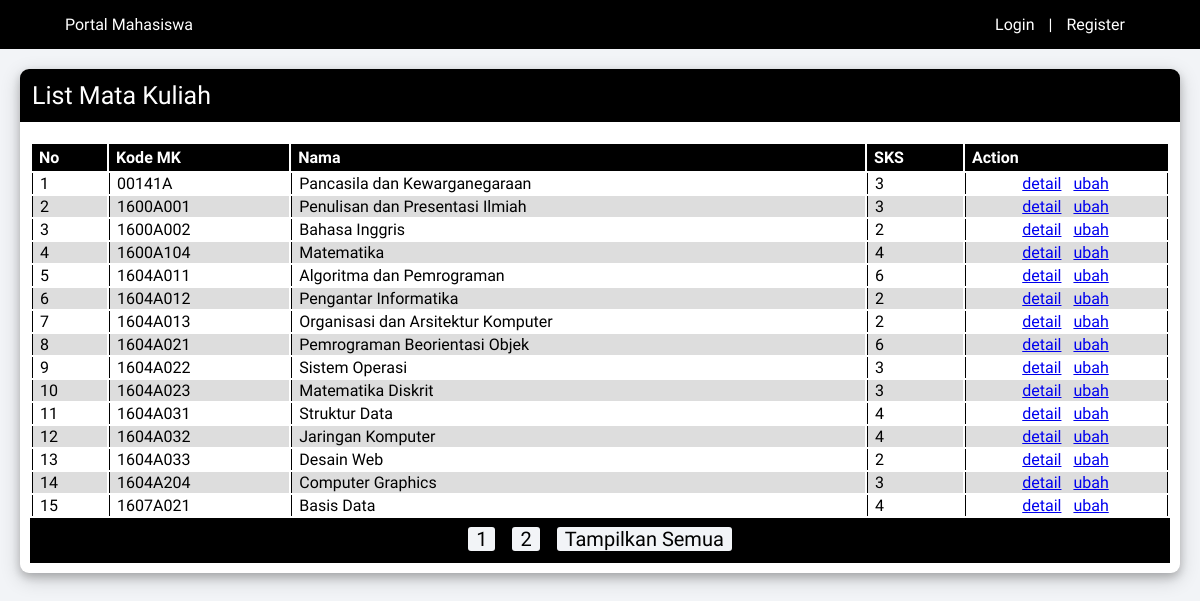
Page /index.php?page=list_mata_kuliah on the committed database.
### tables this page shows
CREATE TABLE `mata_kuliah` (
  `kode_mk` varchar(255) NOT NULL,
  `nama` varchar(255) DEFAULT NULL,
  `sks` int(11) DEFAULT NULL
);

### list_mata_kuliah.php (the view, shortened to what this page needs)
<div id="content-list">
    <div class="content-list-header">
        <p>List Mata Kuliah</p>
    </div>
    <div class="content-list-table">
        <table>
            <tr>
                <th>No</th>
                <th>Kode MK</th>
                <th>Nama</th>
                <th>SKS</th>
                <th>Action</th>
            </tr>
            <?php
                $halaman = 15;
                $page = isset($_GET["halaman"]) ? $_GET["halaman"] : 1;
                $mulai = ($page > 1) ? ($page * $halaman) - $halaman : 0;
                if ($page == "all") {
                    $result = $conn->query("SELECT * FROM mata_kuliah");
                } else {
                    $result = $conn->query("SELECT * FROM mata_kuliah LIMIT $mulai, $halaman");
                }
                $result_total_mk = $conn->query("SELECT * FROM mata_kuliah");
                $total = $result_total_mk->num_rows;
                $pages = ceil($total/$halaman);
                $i = 0;
                while($row=$result->fetch_assoc()){
                    $i += 1;
                    echo "<tr>
                            <td>$i</td>
                            <td>$row[kode_mk]</td>
                            <td>$row[nama]</td>
                            <td>$row[sks]</td>
                            <td class='last-cell'>
                                <a href='index.php?page=detail_mata_kuliah&kode_mk=$row[kode_mk]&nama=$row[nama]&sks=$row[sks]'>detail</a>
                                <a href='index.php?page=ubah_mata_kuliah&kode_mk=$row[kode_mk]&nama=$row[nama]&sks=$row[sks]'>ubah</a>
                            </td>
                          </tr>
                        ";
                }
            ?>
        </table>
        <div class="pagination-bottom-list">
            <?php
                for ($i=1; $i<=$pages; $i++){
                    echo "<a href='index.php?page=list_mata_kuliah&halaman=$i'>$i</a>";
                }
                echo "<a href='index.php?page=list_mata_kuliah&halaman=all'>Tampilkan Semua</a>";
            ?>
        </div>
    </div>
</div>

### index.php (shortened to what this page needs)
<?php
    include_once("function/koneksi.php");
    $page = isset($_GET['page']) ? $_GET['page'] : false;
    $user_id = isset($_SESSION['iduser']) ? $_SESSION['iduser'] : false;
?>
<!DOCTYPE html>
<html lang="en">
<head>
    <link rel="stylesheet" type="text/css" href="style/style.css">
</head>
<body>
    <header>
        <div id="keterangan">
            <a href="index.php">Portal Mahasiswa</a>
        </div>
        <nav>
            <?php
                if ($user_id) {
                    echo "<a href='logout.php'>Logout</a>";
                } else  {
                    echo "<a href='index.php?page=login'>Login</a> |
                          <a href='index.php?page=register'>Register</a>";
                }
            ?>
        </nav>
    </header>
    <main>
        <div class="wrapper">
            <?php
                $file = $page.".php";
                if (file_exists($file)) {
                    if ($page == "login") {
                        include_once("login.php");
                    }
                    else if ($page == "register") {
                        include_once("register.php");
                    }
                    else if ($page == "list_mahasiswa") {
                        include_once("list_mahasiswa.php");
                    }
                    else if ($page == "list_mata_kuliah") {
                        include_once("list_mata_kuliah.php");
                    }
                } else {
                    include_once("home.php");
                    include_once("footer.php");
                }
            ?>
        </div>
    </main>
</body>
</html>

### style/style.css (style rules this page uses)
* { margin: 0px; font-family: 'Rokkitt', serif; }
body { background-color: #f2f4f7; height: 100%; }
div#keterangan { display: inline-block; float: left; }
nav { display: inline-block; float: right; margin-right: 50px; }
div#keterangan a { margin-left: 50px; text-decoration: none; color: #FFF; }
header { padding: 15px; overflow: auto; background-color: #000; color: white; }
nav a { text-decoration: none; color: #FFF; padding: 10px; }
div#content-list, div#content-show { background-color: #FFF; border-radius: 9px; margin: 20px; box-shadow: 0 4px 8px 0 rgba(0, 0, 0, 0.2), 0 6px 20px 0 rgba(0, 0, 0, 0.19); }
div.content-form-header, div.content-list-header, div.content-show-header { background-color: #000; padding: 12px; border-radius: 9px 9px 0px 0px; }
div.content-form-header p, div.content-list-header p, div.content-show-header p { color: #FFF; font-size: 25px; }
.content-list-table, .content-show-data { padding: 10px; }
.content-list-table table, .info-table table { margin-top: 10px; width: 100%; text-align: left; }
.content-list-table th, .info-table th { background-color: #000; color: white; padding: 5px; padding: 4px 7px 4px; }
.content-list-table td, .info-table td { border-left: 1.5px solid black; padding-left: 7px; }
.content-list-table tr:nth-child(odd), .info-table tr:nth-child(odd) { background-color: #dddddd; }
.content-list-table td.last-cell, .info-table td.last-cell { border-right: 1.5px solid black; width: 18%; text-align: center; }
.content-list-table td.last-cell a, .info-table a { margin-right: 8px; }
div.pagination-bottom-list { width: 98.7%; padding: 0 7px; margin: 0px auto; background-color: #000; text-align: center; height: 45px; }
div.pagination-bottom-list a { text-decoration: none; font-size: 20px; color: #000; display: inline-block; margin: 8.5px; padding: 0px 8px; background-color: #f2f4f7; border-radius: 3px; }

### rows in the picture
mata_kuliah: kode_mk "00141A", nama "Pancasila dan Kewarganegaraan", sks "3"
mata_kuliah: kode_mk "1600A001", nama "Penulisan dan Presentasi Ilmiah", sks "3"
mata_kuliah: kode_mk "1600A002", nama "Bahasa Inggris", sks "2"
mata_kuliah: kode_mk "1600A104", nama "Matematika", sks "4"
mata_kuliah: kode_mk "1604A011", nama "Algoritma dan Pemrograman", sks "6"
mata_kuliah: kode_mk "1604A012", nama "Pengantar Informatika", sks "2"
mata_kuliah: kode_mk "1604A013", nama "Organisasi dan Arsitektur Komputer", sks "2"
mata_kuliah: kode_mk "1604A021", nama "Pemrograman Beorientasi Objek", sks "6"
mata_kuliah: kode_mk "1604A022", nama "Sistem Operasi", sks "3"
mata_kuliah: kode_mk "1604A023", nama "Matematika Diskrit", sks "3"
mata_kuliah: kode_mk "1604A031", nama "Struktur Data", sks "4"
mata_kuliah: kode_mk "1604A032", nama "Jaringan Komputer", sks "4"
mata_kuliah: kode_mk "1604A033", nama "Desain Web", sks "2"
mata_kuliah: kode_mk "1604A204", nama "Computer Graphics", sks "3"
mata_kuliah: kode_mk "1607A021", nama "Basis Data", sks "4"
